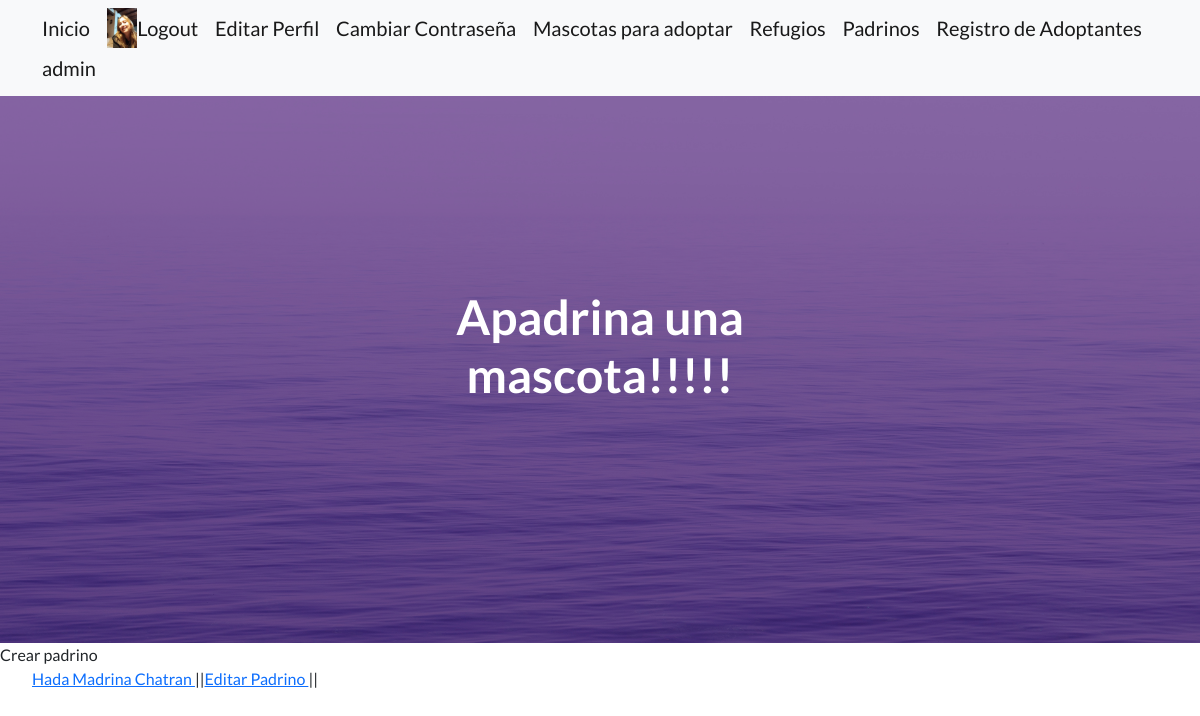
The page /padrino/ (signed in) on the database as committed earlier.
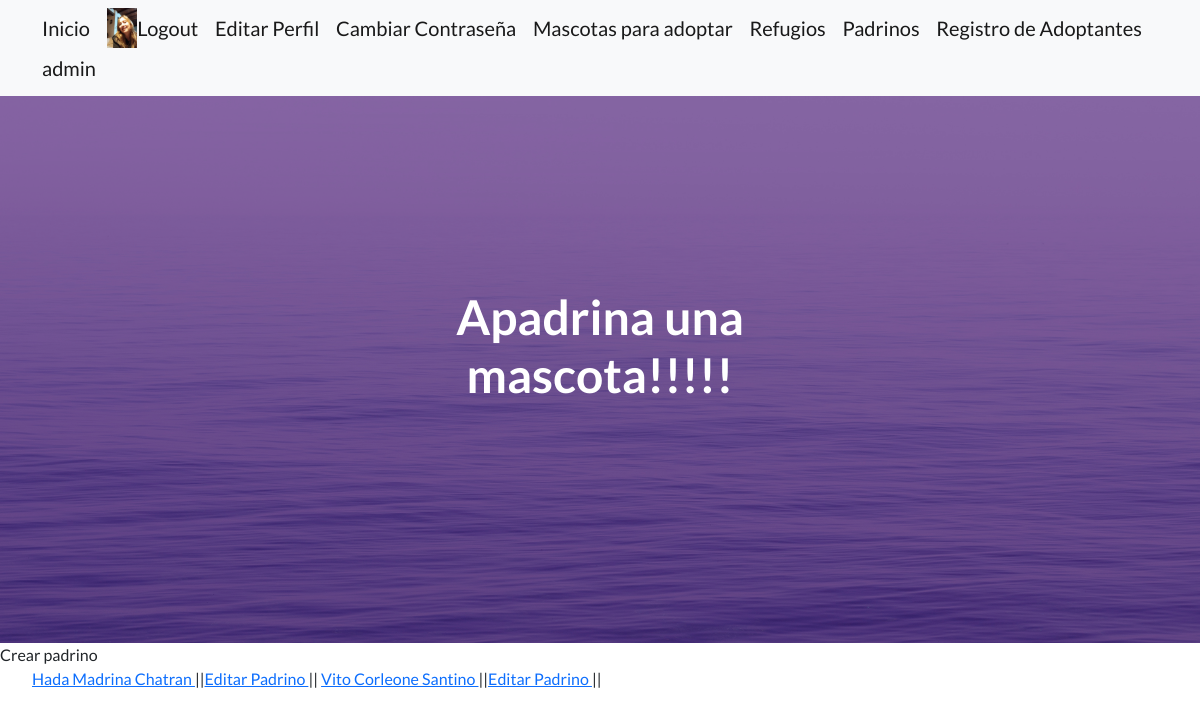
The same page on the database as committed later.
### NewApp/models.py (models this page shows)
class Padrino(models.Model):
    apodo =models.CharField(max_length=50)
    ahijado = models.CharField(max_length=50)
    descripcion = models.TextField()
    fecha_inicio = models.DateTimeField()
    def __str__(self) -> str:
        return f"{self.apodo} {self.ahijado}"

### NewApp/views.py (the view)
# urls.py: path("padrino/", views.PadrinoListView.as_view() ,name ="listar padrino"),
class PadrinoListView(ListView):
    model = Padrino
    template_name = "temp_NApp/listar_padrino.html"
    context_object_name = "listado_padrinos"

### NewApp/templates/temp_NApp/listar_padrino.html (shortened to what this page needs)
{% extends "padre/padre.html" %}
{% block main %}
<a class=navbar-brand href={% url "crear padrino" %}> Crear padrino </a>
    {% if listado_padrinos %}
    <ul>
        {% for padrino in listado_padrinos %}
        <a href={% url "detail padrino" padrino.id %}>{{padrino}} </a>||<a href={% url "update_padrino" padrino.id %}>Editar Padrino </a>||
        {% endfor %}
    {% else %}
    <p> No se encontraron padrinos|</p>
    {% endif %}
    {% endblock main %}
    {% block centro %}
    Apadrina una mascota!!!!! <Base></Base>
    {% endblock centro %}

Rows that differ between the two databases and show on the page:
added Padrino: apodo+ahijado "Vito Corleone Santino"
